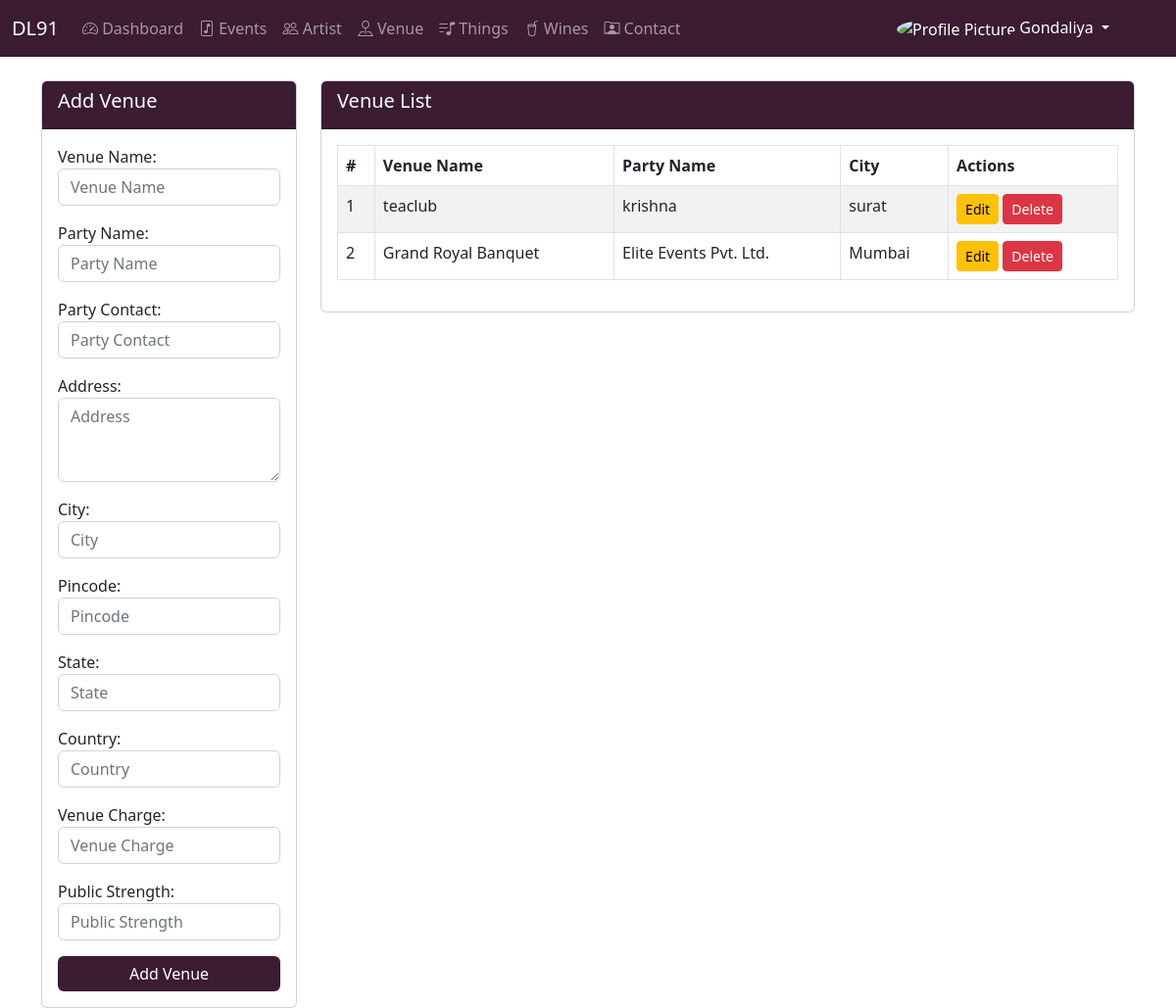
/venues_view/ (signed in), run on the app's committed database.
### apps/managers/models.py (models this page shows, shortened)
class Venue(BaseClass):
    manager = models.ForeignKey(Manager, on_delete=models.CASCADE)
    name = models.CharField(max_length=200, verbose_name="Venue Name")
    party_name = models.CharField(max_length=200, verbose_name="Party Name")
    party_contact = models.CharField(max_length=20, verbose_name="Party Contact")
    address = models.TextField(verbose_name="Address")
    city = models.CharField(max_length=100, verbose_name="City")
    pincode = models.CharField(max_length=10, verbose_name="Pincode")
    state = models.CharField(max_length=100, verbose_name="State")
    country = models.CharField(max_length=100, verbose_name="Country")
    venue_charge = models.DecimalField(
        max_digits=10, decimal_places=2, verbose_name="Venue Charge"
    )
    public_strength = models.PositiveIntegerField(verbose_name="Public Strength")

### apps/dashboard/views.py (the view, shortened to what this page needs)
# urls.py: path('venues_view/', DashboardViews.venues_view, name='venues_view'),
    @login_required
    def venues_view(request):
        manager_id_ = request.session['manager_id']
        venues = Venue.objects.filter(manager_id=manager_id_)
        form = VenueForm()
        return render(request, 'dashboard/venues.html', {'form': form,'venues': venues})

### apps/dashboard/views.py (called while the page is built)
def login_required(view_func):
    @wraps(view_func)
    def wrapper(request, *args, **kwargs):
        if 'manager_id' in request.session:
            return view_func(request, *args, **kwargs)
        else:
            messages.error(request, 'You are not logged in. Please log in to access the dashboard.')
            return redirect('login')
    return wrapper

### apps/dashboard/templates/dashboard/venues.html (shortened to what this page needs)
{% extends 'dashboard/base.html' %} {% load static %}  {% block body %}
<div class="container mt-4">
    <div class="row">
        <div class="col-lg-3">
            <div class="card">
                <div class="card-header DL91_BG text-white">
                    <h5>Add Venue</h5>
                </div>
                <div class="card-body">
                    <form action="{% url 'venues_view' %}" method="post">
                        {{ form.as_p }}
                        <div class="text-end">
                            <button type="submit" class="btn wine-btn w-100">Add Venue</button>
                        </div>
                    </form>
                </div>
            </div>
        </div>
        <div class="col-lg-9">
            <div class="card">
                <div class="card-header DL91_BG text-white">
                    <h5>Venue List</h5>
                </div>
                <div class="card-body">
                    <table class="table table-bordered table-striped">
                        <thead>
                            <tr>
                                <th>#</th>
                                <th>Venue Name</th>
                                <th>Party Name</th>
                                <th>City</th>
                                <th>Actions</th>
                            </tr>
                        </thead>
                        <tbody>
                            {% for venue in venues %}
                            <tr>
                                <td>{{ forloop.counter }}</td>
                                <td>{{ venue.name }}</td>
                                <td>{{ venue.party_name }}</td>
                                <td>{{ venue.city }}</td>
                                <td>
                                    <a href="#" class="btn btn-sm btn-warning">Edit</a>
                                    <form method="post" action="" style="display:inline;">
                                        <button type="submit" class="btn btn-sm btn-danger">Delete</button>
                                    </form>
                                </td>
                            </tr>
                            {% empty %}
                            <tr>
                                <td colspan="5" class="text-center">No venues found.</td>
                            </tr>
                            {% endfor %}
                        </tbody>
                    </table>
                </div>
            </div>
        </div>
    </div>
</div>
{% endblock %}

### apps/dashboard/templates/dashboard/base.html (style rules this page uses)
:root { --black: #1a1a1d; --white: #ffffff; --darkWine: #3b1c32; --lightWine: #6a1e55; --skyWine: #a64d79; }
.DL91_BG { background-color: var(--darkWine); color: var(--white); }
.wine-btn { background-color: #3b1c32; color: #ffffff; border: none; }

### data on the page
Venue: name "teaclub", party_name "krishna", city "surat"
Venue: name "Grand Royal Banquet", party_name "Elite Events Pvt. Ltd.", city "Mumbai"

### other printed values
{{ request.session.manager_name|title }} "Gondaliya"
